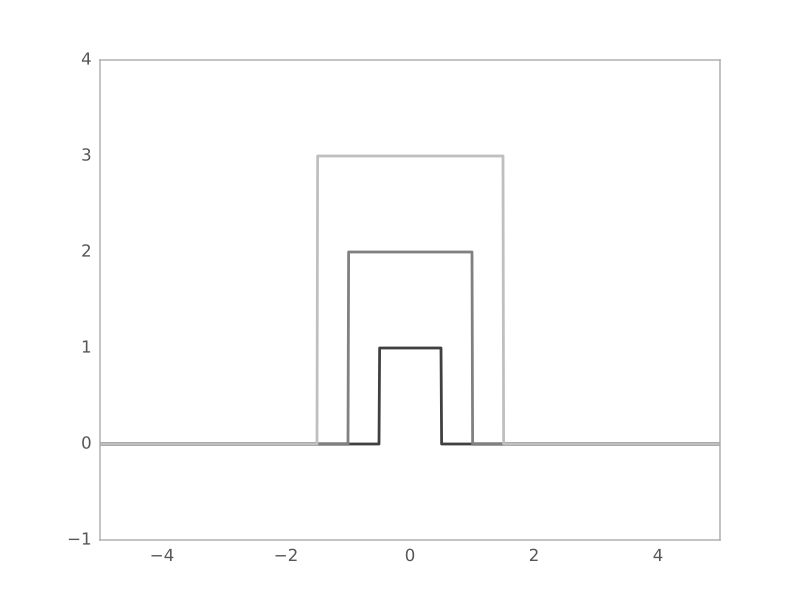

Reproduce this figure in Python.
import numpy as np
import matplotlib.pyplot as plt

from astropy.modeling.models import Box1D

plt.figure()
s1 = Box1D()
r = np.arange(-5, 5, .01)

for factor in range(1, 4):
    s1.amplitude = factor
    s1.width = factor
    plt.plot(r, s1(r), color=str(0.25 * factor), lw=2)

plt.axis([-5, 5, -1, 4])
plt.show()
